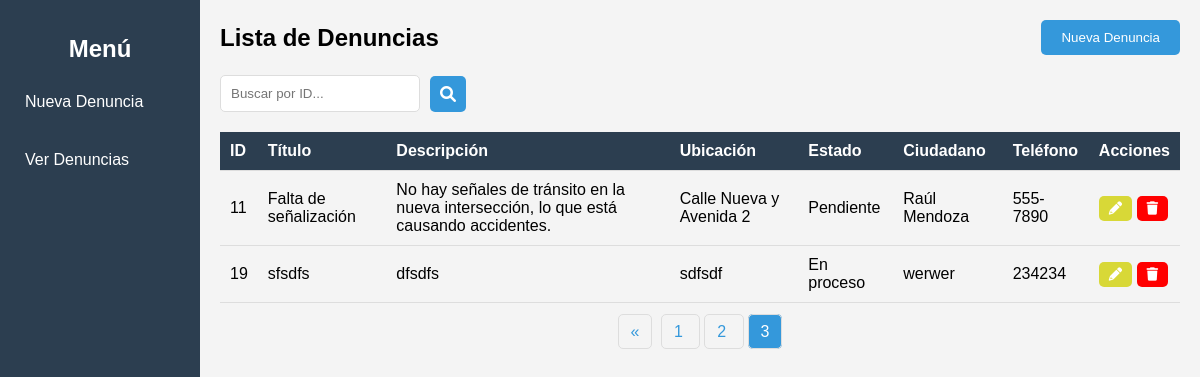
Page /app/views/index.php?page=3 on the committed database.
### tables this page shows
CREATE TABLE `denuncias` (
  `id` int(11) NOT NULL,
  `titulo` varchar(100) NOT NULL,
  `descripcion` varchar(255) NOT NULL,
  `ubicacion` varchar(150) NOT NULL,
  `estado` varchar(20) NOT NULL,
  `ciudadano` varchar(100) NOT NULL,
  `telefono_ciudadano` varchar(15) DEFAULT NULL,
  `fecha_registro` timestamp NOT NULL DEFAULT current_timestamp()
);

### app/controllers/DenunciaController.php (called while the page is built, shortened)
<?php
include_once '../models/Database.php';
class DenunciaController {
    private $conn;
    public function __construct() {
        $database = new Database();
        $this->conn = $database->getConnection();
    }
    public function obtenerDenuncias($offset = 0, $limit = 5, $searchId = null) {
        $sql = "SELECT * FROM denuncias";
        $sql .= " LIMIT :offset, :limit";
        $stmt = $this->conn->prepare($sql);
        $stmt->bindParam(':offset', $offset, PDO::PARAM_INT);
        $stmt->bindParam(':limit', $limit, PDO::PARAM_INT);
        $stmt->execute();
        return $stmt->fetchAll(PDO::FETCH_ASSOC);
    }
    public function contarDenuncias($searchId = null) {
        $sql = "SELECT COUNT(*) as total FROM denuncias";
        $stmt = $this->conn->prepare($sql);
        $stmt->execute();
        return $stmt->fetch(PDO::FETCH_ASSOC)['total'];
    }
}
?>

### app/models/Database.php (called while the page is built, shortened)
<?php
class Database {
    private $host = "localhost";
    private $db_name = "denuncias_db";
    private $username = "root";
    private $password = "";
    public function getConnection() {
        $this->conn = null;
        try {
            $this->conn = new PDO("mysql:host=" . $this->host . ";dbname=" . $this->db_name, $this->username, $this->password);
            $this->conn->setAttribute(PDO::ATTR_ERRMODE, PDO::ERRMODE_EXCEPTION);
        } catch(PDOException $exception) {
            echo "Error de conexión: " . $exception->getMessage();
        }
        return $this->conn;
    }
}

### app/views/index.php (the view, shortened to what this page needs)
<?php
include_once '../controllers/DenunciaController.php';
$denunciaController = new DenunciaController();
$limit = 5;
$page = isset($_GET['page']) ? (int)$_GET['page'] : 1;
$offset = ($page - 1) * $limit;
$searchId = isset($_GET['search_id']) ? (int)$_GET['search_id'] : null;
if ($searchId) {
    $denuncias = [$denunciaController->obtenerDenunciaPorId($searchId)];
} else {
    $denuncias = $denunciaController->obtenerDenuncias($offset, $limit);
}
$totalDenuncias = $denunciaController->contarDenuncias();
$totalPages = ceil($totalDenuncias / $limit);
?>
<!DOCTYPE html>
<html lang="es">
<head>
    <link rel="stylesheet" href="../utils/styles.css">
    <link rel="stylesheet" href="https://cdnjs.cloudflare.com/ajax/libs/font-awesome/6.0.0-beta3/css/all.min.css">
</head>
<body>
    <div class="sidebar">
        <h2>Menú</h2>
        <ul>
            <li><a href="nueva_denuncia.php">Nueva Denuncia</a></li>
            <li><a href="index.php">Ver Denuncias</a></li>
        </ul>
    </div>
    <div class="content">
        <div class="header">
            <h2>Lista de Denuncias</h2>
            <button class="btn-nueva-denuncia" onclick="window.location.href='nueva_denuncia.php'">Nueva Denuncia</button>
        </div>
        <div class="search">
            <input type="text" class="search-bar" placeholder="Buscar por ID..." id="search-input">
            <button class="search-button" onclick="searchById()">
                <i class="fas fa-search"></i>
            </button>
        </div>
        <table class="table">
            <thead>
                <tr>
                    <th>ID</th>
                    <th>Título</th>
                    <th>Descripción</th>
                    <th>Ubicación</th>
                    <th>Estado</th>
                    <th>Ciudadano</th>
                    <th>Teléfono</th>
                    <th>Acciones</th>
                </tr>
            </thead>
            <tbody>
                <?php if (!empty($denuncias) && !empty($denuncias[0])): ?>
                    <?php foreach ($denuncias as $denuncia): ?>
                        <tr>
                            <td><?php echo $denuncia['id']; ?></td>
                            <td><?php echo htmlspecialchars($denuncia['titulo']); ?></td>
                            <td><?php echo htmlspecialchars($denuncia['descripcion']); ?></td>
                            <td><?php echo htmlspecialchars($denuncia['ubicacion']); ?></td>
                            <td><?php echo htmlspecialchars($denuncia['estado']); ?></td>
                            <td><?php echo htmlspecialchars($denuncia['ciudadano']); ?></td>
                            <td><?php echo htmlspecialchars($denuncia['telefono_ciudadano']); ?></td>
                            <td class="actions">
                                <button class="btn-editar" title="Editar" onclick="window.location.href='editar.php?id=<?php echo $denuncia['id']; ?>'">
                                    <i class="fas fa-pencil-alt" style="color: white;"></i>
                                </button>
                                <button class="btn-eliminar" title="Eliminar" onclick="if(confirm('¿Estás seguro de que quieres eliminar esta denuncia?')) window.location.href='?eliminar=<?php echo $denuncia['id']; ?>'">
                                    <i class="fas fa-trash" style="color: white;"></i>
                                </button>
                            </td>
                        </tr>
                    <?php endforeach; ?>
                <?php else: ?>
                    <tr>
                        <td colspan="8">No hay denuncias registradas.</td>
                    </tr>
                <?php endif; ?>
            </tbody>
        </table>
        <div class="pagination">
            <?php if ($page > 1): ?>
                <a href="?page=<?php echo $page - 1; ?>">«</a>
            <?php endif; ?>
            <?php for ($i = 1; $i <= $totalPages; $i++): ?>
                <a href="?page=<?php echo $i; ?>" class="<?php echo $i === $page ? 'active' : ''; ?>">
                    <?php echo $i; ?>
                </a>
            <?php endfor; ?>
        </div>
    </div>
</body>
</html>

### app/utils/styles.css (style rules this page uses)
* { box-sizing: border-box; }
body { font-family: Arial, sans-serif; background-color: #f4f4f4; margin: 0; display: flex; }
.sidebar { width: 200px; background-color: #2c3e50; color: #fff; padding: 15px; position: fixed; height: 100vh; }
.sidebar h2 { text-align: center; }
.sidebar ul { list-style-type: none; padding: 0; }
.sidebar ul li { margin: 20px 0; }
.sidebar ul li a { color: #fff; text-decoration: none; display: block; font-size: 16px; padding: 10px; border-radius: 5px; }
.content { margin-left: 200px; padding: 20px; width: calc(100% - 200px); }
.header { display: flex; justify-content: space-between; align-items: center; }
.header h2 { font-size: 24px; margin: 0; }
.btn-nueva-denuncia { background-color: #3498db; color: #fff; padding: 10px 20px; border: none; border-radius: 5px; cursor: pointer; }
.table { width: 100%; border-collapse: collapse; margin-top: 20px; }
.table th, .table td { padding: 10px; text-align: left; border-bottom: 1px solid #ddd; }
.table th { background-color: #2c3e50; color: #fff; }
.actions button { border: none; cursor: pointer; padding: 5px 10px; border-radius: 5px; color: white; }
.btn-eliminar { background-color: red; }
.btn-editar { background-color: rgb(216, 216, 55); }
.pagination { text-align: center; margin-top: 20px; }
.pagination a { padding: 8px 12px; text-decoration: none; color: #3498db; border: 1px solid #ddd; margin: 0 2px; border-radius: 5px; }
.pagination a.active { background-color: #3498db; color: #fff; }
.search { display: flex; align-items: center; margin-top: 20px; }
.search-bar { padding: 10px; border: 1px solid #ddd; border-radius: 5px; width: 200px; margin-right: 10px; }
.search-button { background-color: #3498db; color: white; border: none; border-radius: 5px; padding: 10px; cursor: pointer; display: flex; align-items: center; justify-content: center; transition: background-color 0.3s; }
.search-button i { font-size: 16px; }

### rows in the picture
denuncias: id "11", titulo "Falta de señalización", descripcion "No hay señales de tránsito en la nueva intersección, lo que está causando accidentes.", ubicacion "Calle Nueva y Avenida 2", estado "Pendiente", ciudadano "Raúl Mendoza", telefono_ciudadano "555-7890"
denuncias: id "19", titulo "sfsdfs", descripcion "dfsdfs", ubicacion "sdfsdf", estado "En proceso", ciudadano "werwer", telefono_ciudadano "234234"
